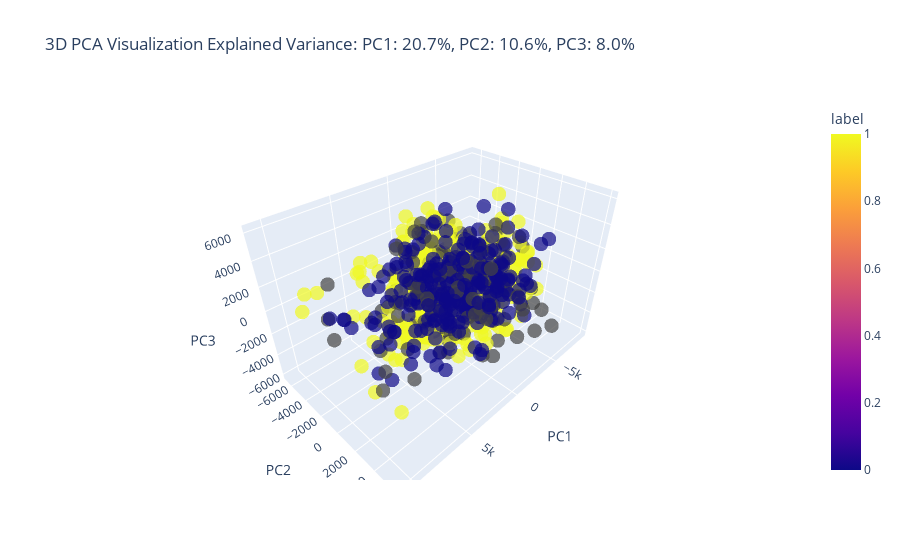

Notebook code cell kept with this figure:
### Code cell
visualize_pca_3d(X_train_pca, y_train, pca=pca)

### Figure 1 — Plotly figure (JSON) as saved in the notebook; plotly's stock layout.template omitted (floating-point values rounded to 4 significant figures; data arrays with more than 128 entries replaced by an {"elided": "..."} marker saying what was removed)
{"data": [{"hovertemplate": "PC1=%{x}<br>PC2=%{y}<br>PC3=%{z}<br>label=%{marker.color}<extra></extra>", "legendgroup": "", "marker": {"color": {"elided": "800 float values"}, "coloraxis": "coloraxis", "opacity": 0.7, "size": 5, "symbol": "circle"}, "mode": "markers", "name": "", "scene": "scene", "showlegend": false, "type": "scatter3d", "x": {"elided": "800 float values"}, "y": {"elided": "800 float values"}, "z": {"elided": "800 float values"}}], "layout": {"coloraxis": {"colorbar": {"title": {"text": "label"}}, "colorscale": [[0, "#0d0887"], [0.1111, "#46039f"], [0.2222, "#7201a8"], [0.3333, "#9c179e"], [0.4444, "#bd3786"], [0.5556, "#d8576b"], [0.6667, "#ed7953"], [0.7778, "#fb9f3a"], [0.8889, "#fdca26"], [1, "#f0f921"]]}, "legend": {"tracegroupgap": 0}, "scene": {"domain": {"x": [0, 1], "y": [0, 1]}, "xaxis": {"title": {"text": "PC1"}}, "yaxis": {"title": {"text": "PC2"}}, "zaxis": {"title": {"text": "PC3"}}}, "title": {"text": "3D PCA Visualization\nExplained Variance: PC1: 20.7%, PC2: 10.6%, PC3: 8.0%"}}}
